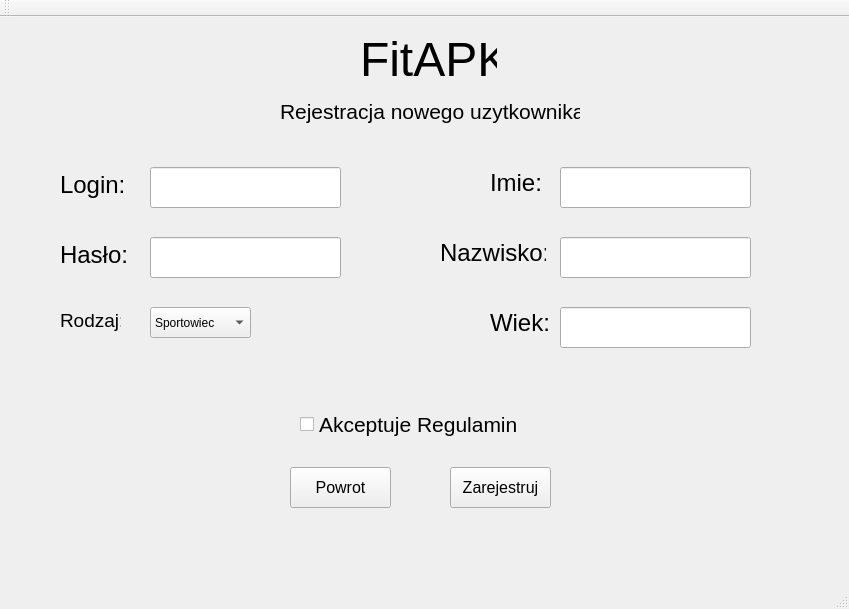
<?xml version="1.0" encoding="UTF-8"?>
<ui version="4.0">
 <class>MenuRegisterClass</class>
 <widget class="QMainWindow" name="MenuRegisterClass">
  <property name="geometry">
   <rect>
    <x>0</x>
    <y>0</y>
    <width>849</width>
    <height>609</height>
   </rect>
  </property>
  <property name="windowTitle">
   <string>MenuRegister</string>
  </property>
  <widget class="QWidget" name="centralWidget">
   <widget class="QLabel" name="label">
    <property name="geometry">
     <rect>
      <x>360</x>
      <y>10</y>
      <width>137</width>
      <height>64</height>
     </rect>
    </property>
    <property name="font">
     <font>
      <pointsize>36</pointsize>
     </font>
    </property>
    <property name="text">
     <string>FitAPK</string>
    </property>
   </widget>
   <widget class="QLabel" name="label_welcome">
    <property name="geometry">
     <rect>
      <x>280</x>
      <y>80</y>
      <width>300</width>
      <height>28</height>
     </rect>
    </property>
    <property name="font">
     <font>
      <pointsize>16</pointsize>
     </font>
    </property>
    <property name="text">
     <string>Rejestracja nowego uzytkownika</string>
    </property>
   </widget>
   <widget class="QLabel" name="label_pass">
    <property name="geometry">
     <rect>
      <x>60</x>
      <y>220</y>
      <width>80</width>
      <height>36</height>
     </rect>
    </property>
    <property name="font">
     <font>
      <pointsize>18</pointsize>
     </font>
    </property>
    <property name="text">
     <string>Hasło: </string>
    </property>
   </widget>
   <widget class="QLineEdit" name="text_Login">
    <property name="geometry">
     <rect>
      <x>150</x>
      <y>150</y>
      <width>191</width>
      <height>41</height>
     </rect>
    </property>
    <property name="font">
     <font>
      <pointsize>14</pointsize>
     </font>
    </property>
    <property name="text">
     <string/>
    </property>
   </widget>
   <widget class="QLabel" name="label_login">
    <property name="geometry">
     <rect>
      <x>60</x>
      <y>150</y>
      <width>80</width>
      <height>36</height>
     </rect>
    </property>
    <property name="font">
     <font>
      <pointsize>18</pointsize>
     </font>
    </property>
    <property name="text">
     <string>Login: </string>
    </property>
   </widget>
   <widget class="QLabel" name="label_pass_2">
    <property name="geometry">
     <rect>
      <x>60</x>
      <y>290</y>
      <width>61</width>
      <height>26</height>
     </rect>
    </property>
    <property name="font">
     <font>
      <pointsize>14</pointsize>
     </font>
    </property>
    <property name="text">
     <string>Rodzaj:</string>
    </property>
   </widget>
   <widget class="QComboBox" name="accountType">
    <property name="geometry">
     <rect>
      <x>150</x>
      <y>290</y>
      <width>101</width>
      <height>31</height>
     </rect>
    </property>
    <item>
     <property name="text">
      <string>Sportowiec</string>
     </property>
    </item>
    <item>
     <property name="text">
      <string>Trener</string>
     </property>
    </item>
   </widget>
   <widget class="QLineEdit" name="text_pass">
    <property name="geometry">
     <rect>
      <x>150</x>
      <y>220</y>
      <width>191</width>
      <height>41</height>
     </rect>
    </property>
    <property name="font">
     <font>
      <pointsize>12</pointsize>
     </font>
    </property>
    <property name="text">
     <string/>
    </property>
    <property name="echoMode">
     <enum>QLineEdit::EchoMode::Password</enum>
    </property>
   </widget>
   <widget class="QPushButton" name="button_back">
    <property name="enabled">
     <bool>true</bool>
    </property>
    <property name="geometry">
     <rect>
      <x>290</x>
      <y>450</y>
      <width>101</width>
      <height>41</height>
     </rect>
    </property>
    <property name="font">
     <font>
      <pointsize>12</pointsize>
     </font>
    </property>
    <property name="text">
     <string>Powrot</string>
    </property>
   </widget>
   <widget class="QPushButton" name="button_register">
    <property name="geometry">
     <rect>
      <x>450</x>
      <y>450</y>
      <width>101</width>
      <height>41</height>
     </rect>
    </property>
    <property name="font">
     <font>
      <pointsize>12</pointsize>
     </font>
    </property>
    <property name="text">
     <string>Zarejestruj</string>
    </property>
   </widget>
   <widget class="QLineEdit" name="text_Name">
    <property name="geometry">
     <rect>
      <x>560</x>
      <y>150</y>
      <width>191</width>
      <height>41</height>
     </rect>
    </property>
    <property name="font">
     <font>
      <pointsize>14</pointsize>
     </font>
    </property>
    <property name="text">
     <string/>
    </property>
   </widget>
   <widget class="QLabel" name="label_pass_3">
    <property name="geometry">
     <rect>
      <x>440</x>
      <y>220</y>
      <width>106</width>
      <height>32</height>
     </rect>
    </property>
    <property name="font">
     <font>
      <pointsize>18</pointsize>
     </font>
    </property>
    <property name="text">
     <string>Nazwisko:</string>
    </property>
   </widget>
   <widget class="QLabel" name="label_login_2">
    <property name="geometry">
     <rect>
      <x>490</x>
      <y>150</y>
      <width>51</width>
      <height>32</height>
     </rect>
    </property>
    <property name="font">
     <font>
      <pointsize>18</pointsize>
     </font>
    </property>
    <property name="text">
     <string>Imie:</string>
    </property>
   </widget>
   <widget class="QLineEdit" name="text_Surname">
    <property name="geometry">
     <rect>
      <x>560</x>
      <y>220</y>
      <width>191</width>
      <height>41</height>
     </rect>
    </property>
    <property name="font">
     <font>
      <pointsize>12</pointsize>
     </font>
    </property>
    <property name="text">
     <string/>
    </property>
    <property name="echoMode">
     <enum>QLineEdit::EchoMode::Normal</enum>
    </property>
   </widget>
   <widget class="QLabel" name="label_pass_4">
    <property name="geometry">
     <rect>
      <x>490</x>
      <y>290</y>
      <width>58</width>
      <height>32</height>
     </rect>
    </property>
    <property name="font">
     <font>
      <pointsize>18</pointsize>
     </font>
    </property>
    <property name="text">
     <string>Wiek:</string>
    </property>
   </widget>
   <widget class="QLineEdit" name="text_Age">
    <property name="geometry">
     <rect>
      <x>560</x>
      <y>290</y>
      <width>191</width>
      <height>41</height>
     </rect>
    </property>
    <property name="font">
     <font>
      <pointsize>12</pointsize>
     </font>
    </property>
    <property name="text">
     <string/>
    </property>
    <property name="echoMode">
     <enum>QLineEdit::EchoMode::Normal</enum>
    </property>
   </widget>
   <widget class="QCheckBox" name="checkBox_Rules">
    <property name="geometry">
     <rect>
      <x>300</x>
      <y>390</y>
      <width>221</width>
      <height>34</height>
     </rect>
    </property>
    <property name="font">
     <font>
      <pointsize>16</pointsize>
     </font>
    </property>
    <property name="text">
     <string>Akceptuje Regulamin</string>
    </property>
   </widget>
  </widget>
  <widget class="QMenuBar" name="menuBar">
   <property name="geometry">
    <rect>
     <x>0</x>
     <y>0</y>
     <width>849</width>
     <height>21</height>
    </rect>
   </property>
  </widget>
  <widget class="QToolBar" name="mainToolBar">
   <attribute name="toolBarArea">
    <enum>TopToolBarArea</enum>
   </attribute>
   <attribute name="toolBarBreak">
    <bool>false</bool>
   </attribute>
  </widget>
  <widget class="QStatusBar" name="statusBar"/>
 </widget>
 <layoutdefault spacing="6" margin="11"/>
 <resources/>
 <connections/>
</ui>
